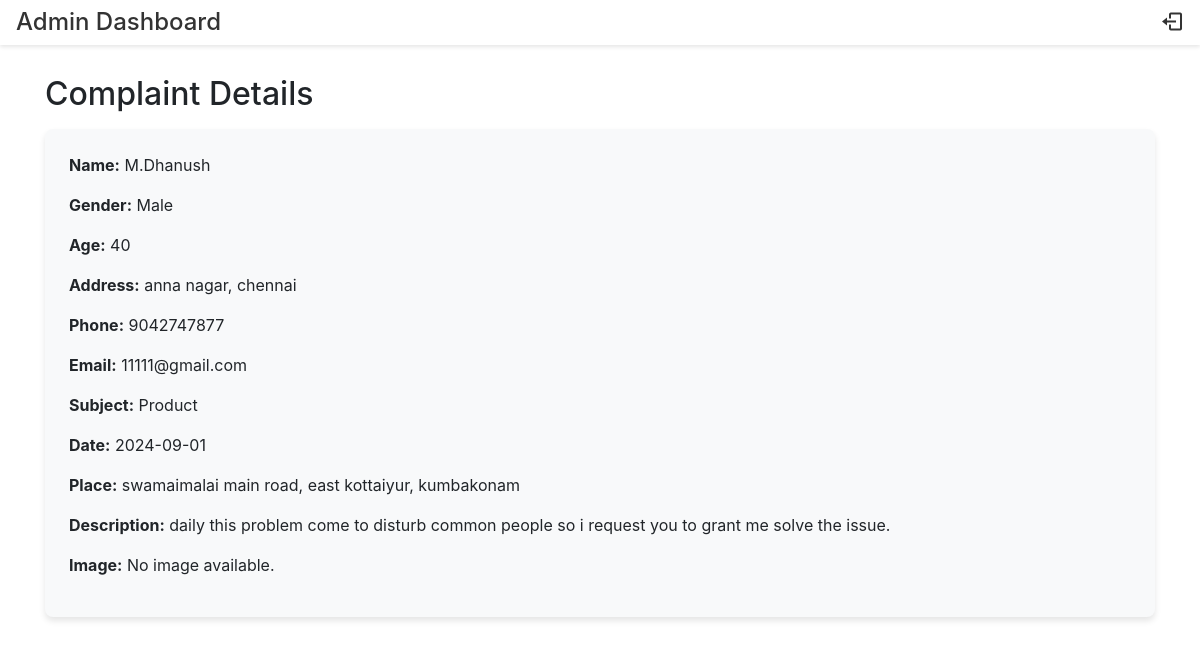
The page /Complaint-system-management-main/complaint_details.php?id=10 (signed in) on the database its author committed.
### tables this page shows
CREATE TABLE `complaints` (
  `id` int(11) NOT NULL,
  `name` varchar(255) NOT NULL,
  `gender` varchar(50) NOT NULL,
  `age` int(11) NOT NULL,
  `address` text NOT NULL,
  `phone` varchar(20) NOT NULL,
  `email` varchar(255) NOT NULL,
  `subject` varchar(50) NOT NULL,
  `date` date NOT NULL,
  `place` text NOT NULL,
  `description` text NOT NULL,
  `image_path` varchar(255) DEFAULT 'none',
  `viewed` tinyint(1) DEFAULT 0
);

### Complaint-system-management-main/complaint_details.php (the view, shortened to what this page needs)
<?php
include 'header.php';
if (isset($_GET['id'])) {
    $id = intval($_GET['id']);
    $servername = "localhost";
    $username = "root";
    $password = "";
    $dbname = "complaint_db";
    $conn = new mysqli($servername, $username, $password, $dbname);
    $sql = "SELECT * FROM complaints WHERE id = ?";
    $stmt = $conn->prepare($sql);
    $stmt->bind_param("i", $id);
    $stmt->execute();
    $result = $stmt->get_result();
    $complaint = $result->fetch_assoc();
} else {
    echo "Invalid request.";
    exit;
}
?>
<!DOCTYPE html>
<html lang="en">
<head>
    <link href="https://stackpath.bootstrapcdn.com/bootstrap/4.5.2/css/bootstrap.min.css" rel="stylesheet">
    <link href="https://cdn.jsdelivr.net/npm/aos@2.3.1/dist/aos.css" rel="stylesheet">
</head>
<body>
    <div class="container">
        <h2 data-aos="fade-down">Complaint Details</h2>
        <?php if ($complaint): ?>
            <div class="complaint-detail" data-aos="fade-up" data-aos-delay="100">
                <p><strong>Name:</strong> <?php echo htmlspecialchars($complaint['name']); ?></p>
                <p><strong>Gender:</strong> <?php echo htmlspecialchars($complaint['gender']); ?></p>
                <p><strong>Age:</strong> <?php echo htmlspecialchars($complaint['age']); ?></p>
                <p><strong>Address:</strong> <?php echo htmlspecialchars($complaint['address']); ?></p>
                <p><strong>Phone:</strong> <?php echo htmlspecialchars($complaint['phone']); ?></p>
                <p><strong>Email:</strong> <?php echo htmlspecialchars($complaint['email']); ?></p>
                <p><strong>Subject:</strong> <?php echo htmlspecialchars($complaint['subject']); ?></p>
                <p><strong>Date:</strong> <?php echo htmlspecialchars($complaint['date']); ?></p>
                <p><strong>Place:</strong> <?php echo htmlspecialchars($complaint['place']); ?></p>
                <p><strong>Description:</strong> <?php echo htmlspecialchars($complaint['description']); ?></p>
                <?php if (!empty($complaint['image_path']) && $complaint['image_path'] != 'none'): ?>
                    <p><strong>Image:</strong> <a href="<?php echo htmlspecialchars($complaint['image_path']); ?>" target="_blank">View Image</a></p>
                <?php else: ?>
                    <p><strong>Image:</strong> No image available.</p>
                <?php endif; ?>
            </div>
        <?php else: ?>
            <p data-aos="fade-up" data-aos-delay="200">Complaint not found.</p>
        <?php endif; ?>
    </div>
</body>
</html>

### Complaint-system-management-main/complaint_details.php (style rules this page uses)
.complaint-detail { background-color: #f8f9fa; padding: 1.5rem; border-radius: 8px; box-shadow: 0 4px 6px rgba(0, 0, 0, 0.1); }
h2 { margin-top: 30px; margin-bottom: 1rem; }

### rows shown on the page
complaints: name "M.Dhanush", gender "Male", age "40", address "anna nagar, chennai", phone "9042747877", email "11111@gmail.com", subject "Product", date "2024-09-01", place "swamaimalai main road, east kottaiyur, kumbakonam", description "daily this problem come to disturb common people so i request you to grant me solve the issue."
